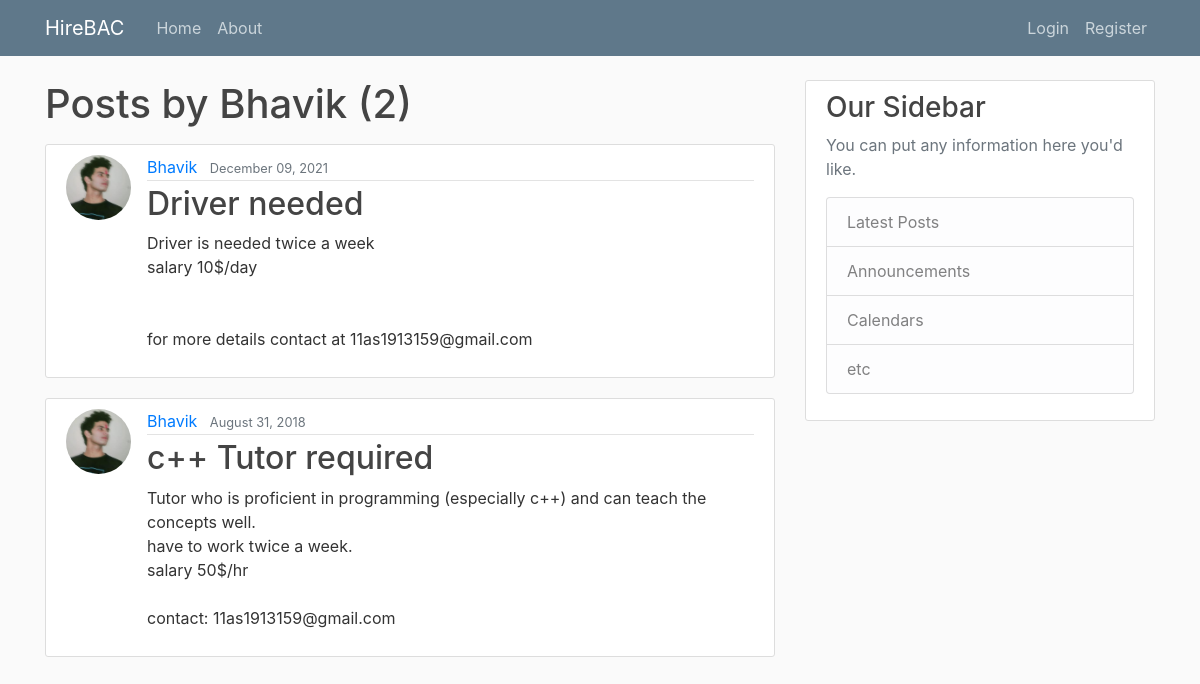
The app's page /user/Bhavik with its own data.
### blog/models.py (models this page shows, shortened)
class Post(models.Model):
    title = models.CharField(max_length=100)
    content = models.TextField()
    date_posted = models.DateTimeField(default=timezone.now)
    author = models.ForeignKey(User, on_delete=models.CASCADE)

### users/models.py (models this page shows, shortened)
class Profile(models.Model):
    user = models.OneToOneField(User, on_delete=models.CASCADE)
    image = models.ImageField(default='default.jpg', upload_to='profile_pics')

### blog/views.py (the view)
# urls.py: path('user/<str:username>', UserPostListView.as_view(), name='user-posts'),
class UserPostListView(ListView):
    model = Post
    template_name = 'blog/user_posts.html'  # <app>/<model>_<viewtype>.html
    context_object_name = 'posts'
    paginate_by = 5
    def get_queryset(self):
        user = get_object_or_404(User, username=self.kwargs.get('username'))
        return Post.objects.filter(author=user).order_by('-date_posted')

### blog/templates/blog/user_posts.html (shortened to what this page needs)
{% extends "blog/base.html" %}
{% block content %}
    <h1 class="mb-3">Posts by {{ view.kwargs.username }} ({{ page_obj.paginator.count }})</h1>
    {% for post in posts %}
        <article class="media content-section">
          <img class="rounded-circle article-img" src="{{ post.author.profile.image.url }}">
          <div class="media-body">
            <div class="article-metadata">
              <a class="mr-2" href="{% url 'user-posts' post.author.username %}">{{ post.author }}</a>
              <small class="text-muted">{{ post.date_posted|date:"F d, Y" }}</small>
            </div>
            <h2><a class="article-title" href="{% url 'post-detail' post.id %}">{{ post.title }}</a></h2>
            <p class="article-content">{{ post.content }}</p>
          </div>
        </article>
    {% endfor %}
{% endblock content %}

### blog/static/blog/main.css (style rules this page uses)
body { background: #fafafa; color: #333333; margin-top: 5rem; }
h1, h2, h3, h4, h5, h6 { color: #444444; }
.content-section { background: #ffffff; padding: 10px 20px; border: 1px solid #dddddd; border-radius: 3px; margin-bottom: 20px; }
.article-title { color: #444444; }
.article-content { white-space: pre-line; }
.article-img { height: 65px; width: 65px; margin-right: 16px; }
.article-metadata { padding-bottom: 1px; margin-bottom: 4px; border-bottom: 1px solid #e3e3e3 }

### records on screen
Post: author.profile.image (picture), author "Bhavik", date_posted "December 09, 2021", title "Driver needed", content "Driver is needed twice a week salary 10$/day for more details contact at 11as1913159@gmail.com"
Post: author.profile.image (picture), author "Bhavik", date_posted "August 31, 2018", title "c++ Tutor required", content "Tutor who is proficient in programming (especially c++) and can teach the concepts well. have to work twice a week. salary 50$/hr contact: 11as1913159@gmail.com"

### other values on screen
{{ view.kwargs.username }} "Bhavik"
{{ page_obj.paginator.count }} "2"
